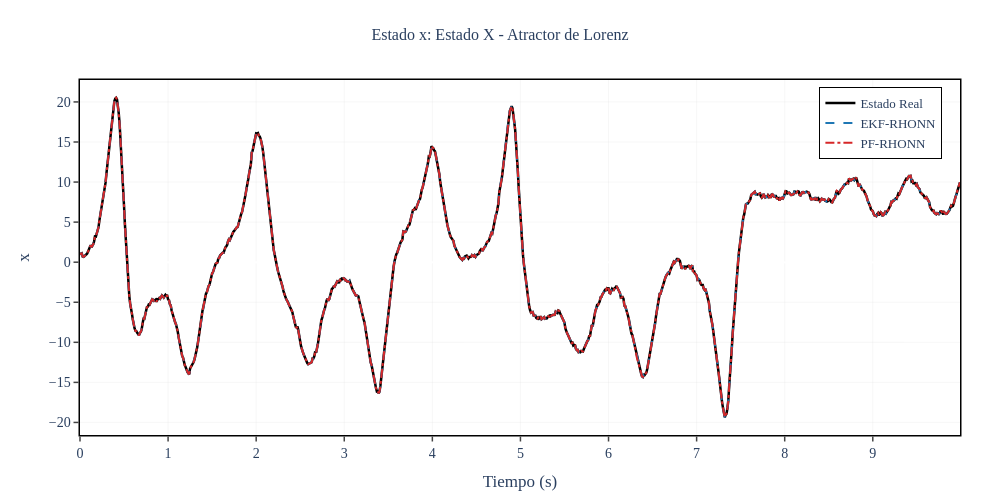
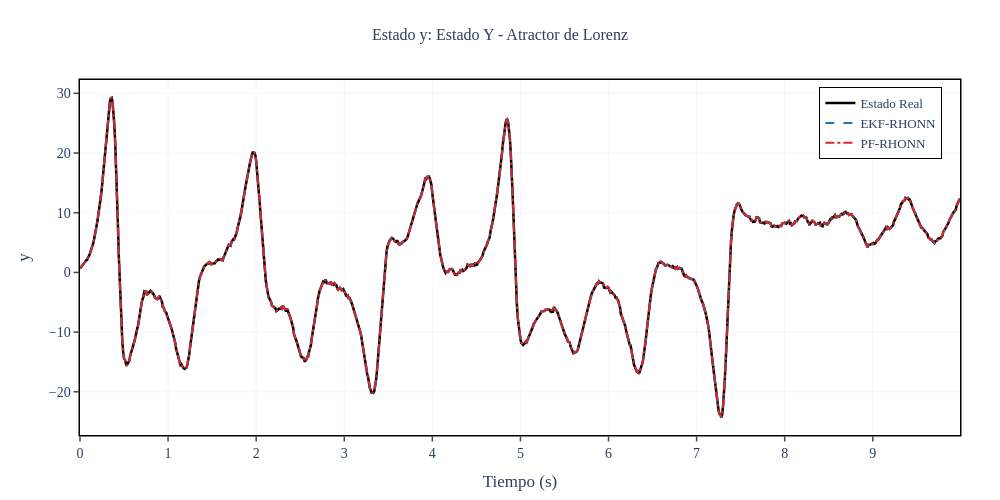
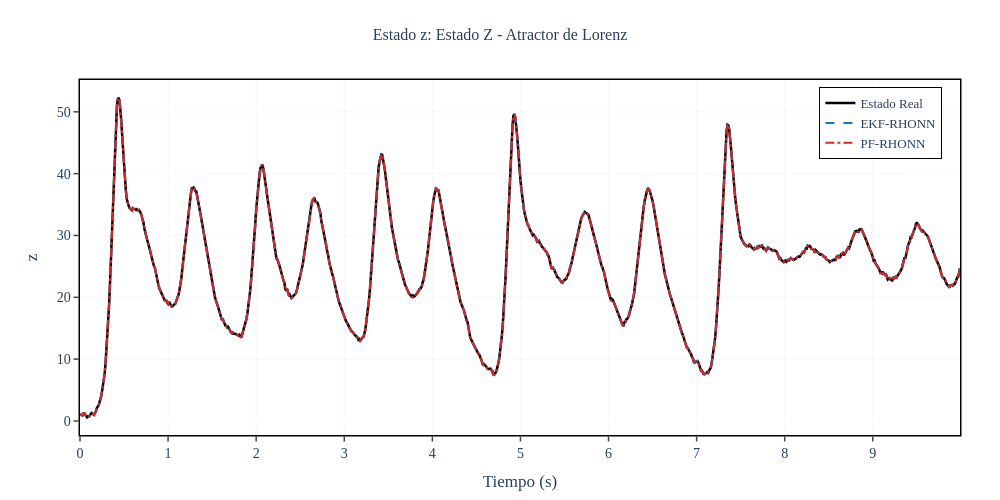
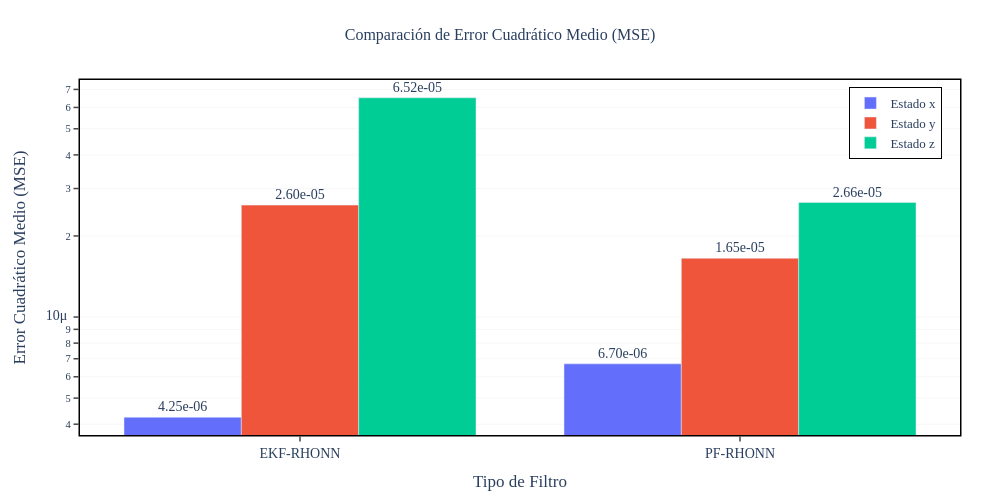

The code cell stored with these charts, in order, in its notebook:
### Code cell
# Gráficas individuales por estado
states_info = [
    {'idx': 0, 'var': 'x', 'desc': 'Estado X', 'y_label': 'x'},
    {'idx': 1, 'var': 'y', 'desc': 'Estado Y', 'y_label': 'y'},
    {'idx': 2, 'var': 'z', 'desc': 'Estado Z', 'y_label': 'z'}
]

for state_info in states_info:
    i = state_info['idx']
    
    fig = go.Figure()
    
    # Estado real (línea negra gruesa)
    fig.add_trace(go.Scatter(
        x=t_history, y=x_true[:, i],
        mode='lines',
        name='Estado Real',
        line=dict(color='#000000', width=thesis_config['line_width_true']),
        showlegend=True
    ))
    
    # Estimación EKF
    fig.add_trace(go.Scatter(
        x=t_history, y=x_hat_ekf[:, i],
        mode='lines',
        name='EKF-RHONN',
        line=dict(color='#1f77b4', width=thesis_config['line_width_est'], dash='dash'),
        showlegend=True
    ))
    
    # Estimación PF
    fig.add_trace(go.Scatter(
        x=t_history, y=x_hat_pf[:, i],
        mode='lines',
        name='PF-RHONN',
        line=dict(color='#d62728', width=thesis_config['line_width_est'], dash='dashdot'),
        showlegend=True
    ))
    
    fig.update_layout(
        title={
            'text': f'Estado {state_info["var"]}: {state_info["desc"]} - Atractor de Lorenz',
            'x': 0.5,
            'xanchor': 'center',
            'font': {'size': thesis_config['title_font_size'], 'family': thesis_config['font_family']}
        },
        xaxis_title='Tiempo (s)',
        yaxis_title=state_info['y_label'],
        xaxis=dict(
            showgrid=True,
            gridcolor=thesis_config['grid_color'],
            gridwidth=thesis_config['grid_width'],
            showline=True,
            linewidth=1.5,
            linecolor='black',
            mirror=True,
            ticks='outside',
            tickwidth=1.5,
            ticklen=5
        ),
        yaxis=dict(
            showgrid=True,
            gridcolor=thesis_config['grid_color'],
            gridwidth=thesis_config['grid_width'],
            showline=True,
            linewidth=1.5,
            linecolor='black',
            mirror=True,
            ticks='outside',
            tickwidth=1.5,
            ticklen=5
        ),
        legend=dict(
            x=0.98,
            y=0.98,
            xanchor='right',
            yanchor='top',
            bgcolor='rgba(255, 255, 255, 0.95)',
            bordercolor='black',
            borderwidth=1,
            font=dict(size=thesis_config['legend_font_size'], family=thesis_config['font_family'])
        ),
        font=dict(size=thesis_config['font_size'], family=thesis_config['font_family']),
        plot_bgcolor='white',
        paper_bgcolor='white',
        width=thesis_config['plot_width'],
        height=thesis_config['plot_height'],
        margin=dict(l=80, r=40, t=80, b=60)
    )
    
    fig.show()

# Espacio de fase 3D (Atractor de Lorenz)
fig_phase = go.Figure()

fig_phase.add_trace(go.Scatter3d(
    x=x_true[:, 0], y=x_true[:, 1], z=x_true[:, 2],
    mode='lines',
    name='Atractor Real',
    line=dict(color='#000000', width=4)
))

fig_phase.add_trace(go.Scatter3d(
    x=x_hat_ekf[:, 0], y=x_hat_ekf[:, 1], z=x_hat_ekf[:, 2],
    mode='lines',
    name='Estimación EKF-RHONN',
    line=dict(color='#1f77b4', width=3)
))

fig_phase.add_trace(go.Scatter3d(
    x=x_hat_pf[:, 0], y=x_hat_pf[:, 1], z=x_hat_pf[:, 2],
    mode='lines',
    name='Estimación PF-RHONN',
    line=dict(color='#d62728', width=3)
))

fig_phase.update_layout(
    title={
        'text': 'Espacio de Fases 3D - Atractor de Lorenz',
        'x': 0.5,
        'xanchor': 'center',
        'font': {'size': thesis_config['title_font_size'], 'family': thesis_config['font_family']}
    },
    scene=dict(
        xaxis_title='x',
        yaxis_title='y',
        zaxis_title='z',
        xaxis=dict(
            showgrid=True,
            gridcolor=thesis_config['grid_color'],
            showline=True,
            linewidth=1.5,
            linecolor='black'
        ),
        yaxis=dict(
            showgrid=True,
            gridcolor=thesis_config['grid_color'],
            showline=True,
            linewidth=1.5,
            linecolor='black'
        ),
        zaxis=dict(
            showgrid=True,
            gridcolor=thesis_config['grid_color'],
            showline=True,
            linewidth=1.5,
            linecolor='black'
        )
    ),
    legend=dict(
        x=0.98,
        y=0.98,
        xanchor='right',
        yanchor='top',
        bgcolor='rgba(255, 255, 255, 0.95)',
        bordercolor='black',
        borderwidth=1,
        font=dict(size=thesis_config['legend_font_size'], family=thesis_config['font_family'])
    ),
    font=dict(size=thesis_config['font_size'], family=thesis_config['font_family']),
    width=thesis_config['plot_width'],
    height=thesis_config['plot_width'],  # Aspecto cuadrado
    margin=dict(l=40, r=40, t=80, b=40)
)

# fig_phase.show()

# Gráfica de barras comparando MSE
fig_mse = go.Figure()

filters = ['EKF-RHONN', 'PF-RHONN']

fig_mse.add_trace(go.Bar(
    name='Estado x',
    x=filters,
    y=[mse_x_ekf, mse_x_pf],
    marker_color='#636EFA',
    text=[f'{mse_x_ekf:.2e}', f'{mse_x_pf:.2e}'],
    textposition='outside'
))

fig_mse.add_trace(go.Bar(
    name='Estado y',
    x=filters,
    y=[mse_y_ekf, mse_y_pf],
    marker_color='#EF553B',
    text=[f'{mse_y_ekf:.2e}', f'{mse_y_pf:.2e}'],
    textposition='outside'
))

fig_mse.add_trace(go.Bar(
    name='Estado z',
    x=filters,
    y=[mse_z_ekf, mse_z_pf],
    marker_color='#00CC96',
    text=[f'{mse_z_ekf:.2e}', f'{mse_z_pf:.2e}'],
    textposition='outside'
))

fig_mse.update_layout(
    title={
        'text': 'Comparación de Error Cuadrático Medio (MSE)',
        'x': 0.5,
        'xanchor': 'center',
        'font': {'size': thesis_config['title_font_size'], 'family': thesis_config['font_family']}
    },
    xaxis_title='Tipo de Filtro',
    yaxis_title='Error Cuadrático Medio (MSE)',
    yaxis=dict(
        type='log',
        showgrid=True,
        gridcolor=thesis_config['grid_color'],
        gridwidth=thesis_config['grid_width'],
        showline=True,
        linewidth=1.5,
        linecolor='black',
        mirror=True,
        ticks='outside',
        tickwidth=1.5,
        ticklen=5
    ),
    xaxis=dict(
        showline=True,
        linewidth=1.5,
        linecolor='black',
        mirror=True,
        ticks='outside',
        tickwidth=1.5,
        ticklen=5
    ),
    legend=dict(
        x=0.98,
        y=0.98,
        xanchor='right',
        yanchor='top',
        bgcolor='rgba(255, 255, 255, 0.95)',
        bordercolor='black',
        borderwidth=1,
        font=dict(size=thesis_config['legend_font_size'], family=thesis_config['font_family'])
    ),
    barmode='group',
    font=dict(size=thesis_config['font_size'], family=thesis_config['font_family']),
    plot_bgcolor='white',
    paper_bgcolor='white',
    width=thesis_config['plot_width'],
    height=thesis_config['plot_height'],
    margin=dict(l=80, r=40, t=80, b=60)
)

fig_mse.show()

### Figure 1 — Plotly figure (JSON) as saved in the notebook; plotly's stock layout.template omitted (floating-point values rounded to 4 significant figures; data arrays with more than 128 entries replaced by an {"elided": "..."} marker saying what was removed)
{"data": [{"line": {"color": "#000000", "width": 2.5}, "mode": "lines", "name": "Estado Real", "showlegend": true, "type": "scatter", "x": {"elided": "1000 float values"}, "y": {"elided": "1000 float values"}}, {"line": {"color": "#1f77b4", "dash": "dash", "width": 2}, "mode": "lines", "name": "EKF-RHONN", "showlegend": true, "type": "scatter", "x": {"elided": "1000 float values"}, "y": {"elided": "1000 float values"}}, {"line": {"color": "#d62728", "dash": "dashdot", "width": 2}, "mode": "lines", "name": "PF-RHONN", "showlegend": true, "type": "scatter", "x": {"elided": "1000 float values"}, "y": {"elided": "1000 float values"}}], "layout": {"font": {"family": "Computer Modern, serif", "size": 14}, "height": 500, "legend": {"bgcolor": "rgba(255, 255, 255, 0.95)", "bordercolor": "black", "borderwidth": 1, "font": {"family": "Computer Modern, serif", "size": 13}, "x": 0.98, "xanchor": "right", "y": 0.98, "yanchor": "top"}, "margin": {"b": 60, "l": 80, "r": 40, "t": 80}, "paper_bgcolor": "white", "plot_bgcolor": "white", "title": {"font": {"family": "Computer Modern, serif", "size": 16}, "text": "Estado x: Estado X - Atractor de Lorenz", "x": 0.5, "xanchor": "center"}, "width": 1000, "xaxis": {"gridcolor": "rgba(200, 200, 200, 0.3)", "gridwidth": 0.5, "linecolor": "black", "linewidth": 1.5, "mirror": true, "showgrid": true, "showline": true, "ticklen": 5, "ticks": "outside", "tickwidth": 1.5, "title": {"text": "Tiempo (s)"}}, "yaxis": {"gridcolor": "rgba(200, 200, 200, 0.3)", "gridwidth": 0.5, "linecolor": "black", "linewidth": 1.5, "mirror": true, "showgrid": true, "showline": true, "ticklen": 5, "ticks": "outside", "tickwidth": 1.5, "title": {"text": "x"}}}}

### Figure 2 — Plotly figure (JSON) as saved in the notebook; plotly's stock layout.template omitted (floating-point values rounded to 4 significant figures; data arrays with more than 128 entries replaced by an {"elided": "..."} marker saying what was removed)
{"data": [{"line": {"color": "#000000", "width": 2.5}, "mode": "lines", "name": "Estado Real", "showlegend": true, "type": "scatter", "x": {"elided": "1000 float values"}, "y": {"elided": "1000 float values"}}, {"line": {"color": "#1f77b4", "dash": "dash", "width": 2}, "mode": "lines", "name": "EKF-RHONN", "showlegend": true, "type": "scatter", "x": {"elided": "1000 float values"}, "y": {"elided": "1000 float values"}}, {"line": {"color": "#d62728", "dash": "dashdot", "width": 2}, "mode": "lines", "name": "PF-RHONN", "showlegend": true, "type": "scatter", "x": {"elided": "1000 float values"}, "y": {"elided": "1000 float values"}}], "layout": {"font": {"family": "Computer Modern, serif", "size": 14}, "height": 500, "legend": {"bgcolor": "rgba(255, 255, 255, 0.95)", "bordercolor": "black", "borderwidth": 1, "font": {"family": "Computer Modern, serif", "size": 13}, "x": 0.98, "xanchor": "right", "y": 0.98, "yanchor": "top"}, "margin": {"b": 60, "l": 80, "r": 40, "t": 80}, "paper_bgcolor": "white", "plot_bgcolor": "white", "title": {"font": {"family": "Computer Modern, serif", "size": 16}, "text": "Estado y: Estado Y - Atractor de Lorenz", "x": 0.5, "xanchor": "center"}, "width": 1000, "xaxis": {"gridcolor": "rgba(200, 200, 200, 0.3)", "gridwidth": 0.5, "linecolor": "black", "linewidth": 1.5, "mirror": true, "showgrid": true, "showline": true, "ticklen": 5, "ticks": "outside", "tickwidth": 1.5, "title": {"text": "Tiempo (s)"}}, "yaxis": {"gridcolor": "rgba(200, 200, 200, 0.3)", "gridwidth": 0.5, "linecolor": "black", "linewidth": 1.5, "mirror": true, "showgrid": true, "showline": true, "ticklen": 5, "ticks": "outside", "tickwidth": 1.5, "title": {"text": "y"}}}}

### Figure 3 — Plotly figure (JSON) as saved in the notebook; plotly's stock layout.template omitted (floating-point values rounded to 4 significant figures; data arrays with more than 128 entries replaced by an {"elided": "..."} marker saying what was removed)
{"data": [{"line": {"color": "#000000", "width": 2.5}, "mode": "lines", "name": "Estado Real", "showlegend": true, "type": "scatter", "x": {"elided": "1000 float values"}, "y": {"elided": "1000 float values"}}, {"line": {"color": "#1f77b4", "dash": "dash", "width": 2}, "mode": "lines", "name": "EKF-RHONN", "showlegend": true, "type": "scatter", "x": {"elided": "1000 float values"}, "y": {"elided": "1000 float values"}}, {"line": {"color": "#d62728", "dash": "dashdot", "width": 2}, "mode": "lines", "name": "PF-RHONN", "showlegend": true, "type": "scatter", "x": {"elided": "1000 float values"}, "y": {"elided": "1000 float values"}}], "layout": {"font": {"family": "Computer Modern, serif", "size": 14}, "height": 500, "legend": {"bgcolor": "rgba(255, 255, 255, 0.95)", "bordercolor": "black", "borderwidth": 1, "font": {"family": "Computer Modern, serif", "size": 13}, "x": 0.98, "xanchor": "right", "y": 0.98, "yanchor": "top"}, "margin": {"b": 60, "l": 80, "r": 40, "t": 80}, "paper_bgcolor": "white", "plot_bgcolor": "white", "title": {"font": {"family": "Computer Modern, serif", "size": 16}, "text": "Estado z: Estado Z - Atractor de Lorenz", "x": 0.5, "xanchor": "center"}, "width": 1000, "xaxis": {"gridcolor": "rgba(200, 200, 200, 0.3)", "gridwidth": 0.5, "linecolor": "black", "linewidth": 1.5, "mirror": true, "showgrid": true, "showline": true, "ticklen": 5, "ticks": "outside", "tickwidth": 1.5, "title": {"text": "Tiempo (s)"}}, "yaxis": {"gridcolor": "rgba(200, 200, 200, 0.3)", "gridwidth": 0.5, "linecolor": "black", "linewidth": 1.5, "mirror": true, "showgrid": true, "showline": true, "ticklen": 5, "ticks": "outside", "tickwidth": 1.5, "title": {"text": "z"}}}}

### Figure 4 — Plotly figure (JSON) as saved in the notebook; plotly's stock layout.template omitted (floating-point values rounded to 4 significant figures)
{"data": [{"marker": {"color": "#636EFA"}, "name": "Estado x", "text": ["4.25e-06", "6.70e-06"], "textposition": "outside", "type": "bar", "x": ["EKF-RHONN", "PF-RHONN"], "y": [4.245e-06, 6.701e-06]}, {"marker": {"color": "#EF553B"}, "name": "Estado y", "text": ["2.60e-05", "1.65e-05"], "textposition": "outside", "type": "bar", "x": ["EKF-RHONN", "PF-RHONN"], "y": [2.603e-05, 1.652e-05]}, {"marker": {"color": "#00CC96"}, "name": "Estado z", "text": ["6.52e-05", "2.66e-05"], "textposition": "outside", "type": "bar", "x": ["EKF-RHONN", "PF-RHONN"], "y": [6.519e-05, 2.662e-05]}], "layout": {"barmode": "group", "font": {"family": "Computer Modern, serif", "size": 14}, "height": 500, "legend": {"bgcolor": "rgba(255, 255, 255, 0.95)", "bordercolor": "black", "borderwidth": 1, "font": {"family": "Computer Modern, serif", "size": 13}, "x": 0.98, "xanchor": "right", "y": 0.98, "yanchor": "top"}, "margin": {"b": 60, "l": 80, "r": 40, "t": 80}, "paper_bgcolor": "white", "plot_bgcolor": "white", "title": {"font": {"family": "Computer Modern, serif", "size": 16}, "text": "Comparación de Error Cuadrático Medio (MSE)", "x": 0.5, "xanchor": "center"}, "width": 1000, "xaxis": {"linecolor": "black", "linewidth": 1.5, "mirror": true, "showline": true, "ticklen": 5, "ticks": "outside", "tickwidth": 1.5, "title": {"text": "Tipo de Filtro"}}, "yaxis": {"gridcolor": "rgba(200, 200, 200, 0.3)", "gridwidth": 0.5, "linecolor": "black", "linewidth": 1.5, "mirror": true, "showgrid": true, "showline": true, "ticklen": 5, "ticks": "outside", "tickwidth": 1.5, "title": {"text": "Error Cuadrático Medio (MSE)"}, "type": "log"}}}
